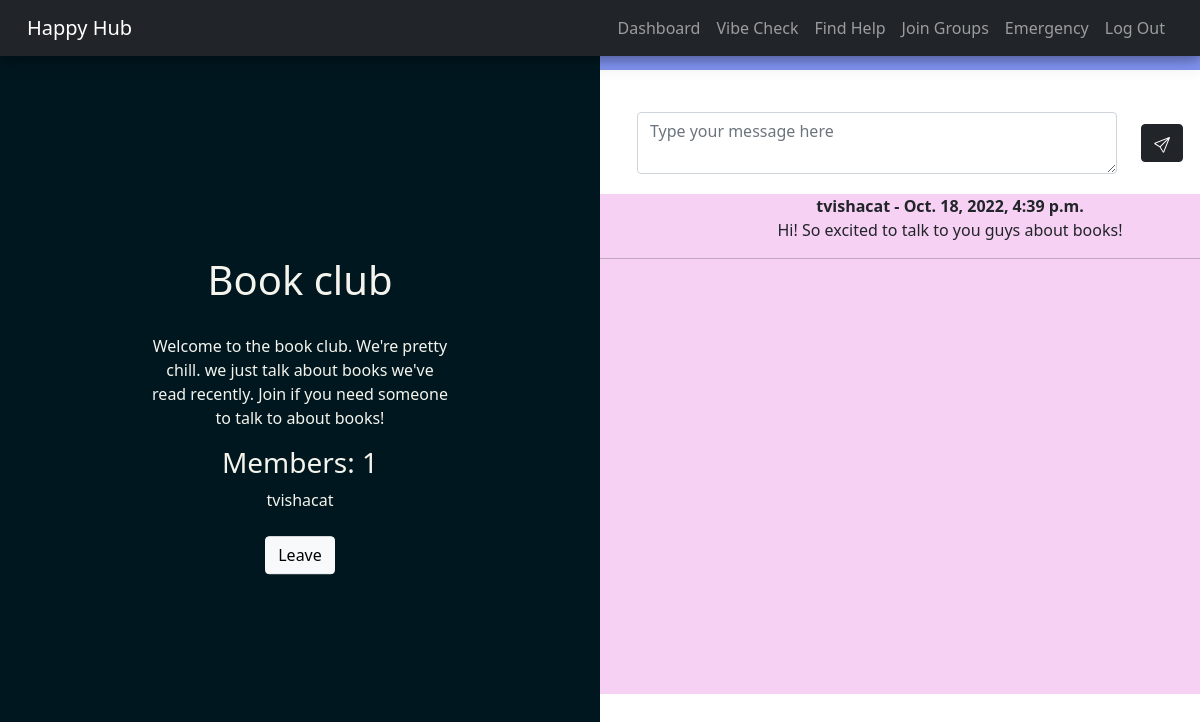
/app2/groupChat/14/ (signed in), run on the app's committed database.
### APP/models.py (models this page shows, shortened)
class ChatGroup(models.Model):
    name = models.CharField(max_length=50, default='', unique = True)
    created_at = models.DateTimeField(default=timezone.now)
    description = models.CharField(max_length=300, default='')
    members = models.ManyToManyField(User, through='GroupMembership')

class GroupMembership(models.Model):
    user = models.ForeignKey(User, on_delete=models.CASCADE)
    group = models.ForeignKey(ChatGroup, on_delete=models.CASCADE)
    date_joined = models.DateField(default=timezone.now)

class User(models.Model):
    username = models.CharField(max_length=30, unique=True)
    email = models.CharField(max_length=60, unique=True)
    fname = models.CharField(max_length=30)
    lname = models.CharField(max_length=30)
    contact = models.CharField(max_length=60)
    phone = models.CharField(max_length=10, default='')
    password = models.CharField(max_length=1000)
    created_at = models.DateTimeField(default=timezone.now)
    updated_at = models.DateTimeField(default=timezone.now)
    salt = models.CharField(max_length=1023)

class Message(models.Model):
    user = models.ForeignKey(User, on_delete=models.CASCADE)
    group = models.ForeignKey(ChatGroup, on_delete=models.CASCADE)
    message = models.TextField()
    date = models.DateTimeField(auto_now_add=True)

### APP/views.py (the view, shortened to what this page needs)
# urls.py: path('groupChat/<int:group_id>/', views.groupChat, name="groupChat"),
def groupChat(request, group_id):
    if not request.session.get('logged_in'):
        return redirect('/app2/login')
    else:
        username = request.session.get("username")
        user = User.objects.get(username=request.session["username"])
        group = ChatGroup.objects.get(id=group_id)
        class Id():
            def __init__(self, id):
                self.id = id
        id = Id(group_id)
        n=0
        for g in GroupMembership.objects.filter(group = group):
                n = n+1
        context = {
            "chat" : Message.objects.filter(group=group),
            "id" : id,
            "group" : group,
            "number" : n,
            "members" : GroupMembership.objects.filter(group = group)
        }
        return render(request, 'groupChat.html', context)

### APP/templates/groupChat.html (shortened to what this page needs)
{% extends 'main.html' %}
{% block content %}
<div class="split left">
    <div class="centered">
        <h1 style="margin:30px;">{{group.name}}</h1>
        <p>{{group.description}}</p>
        <h3>Members: {{number}}</h3>
            {% for m in members %}
               {{m.user.username}}
               <br>
            {% endfor %}
        <br>
        <form action="{% url 'leaveGroup' %}" method="post" id="join">
            <button class="btn btn-light" type = "submit">Leave</button>
        </form>
    </div>
  </div>
  <div class="split right">
    <div class=" cent-right">
        <center>
        <br>
        <br><br>
        <div class="write">
            <form class="message-write" action="{% url 'groupChat' id.id %}" method="post">
                <textarea style="display: inline-block; vertical-align: middle; margin: 20px; width: 30rem;" class="form-control" type="text" placeholder="Type your message here" name="message"></textarea>
                <button style="display: inline-block;" class="btn btn-dark" type="submit"></button>
            </form>
        </div>
        <div class="chat">
            {% for c in chat %}
            <strong>
                {{ c.user.username }} -
                {{ c.date }}
            </strong>
            <br/>
            {{ c.message }}
            <hr>
            {% endfor %}
        </div>
    </center>
    </div>
  </div>
{% endblock %}

### APP/static/css/main2.css (style rules this page uses)
html { background-color:#5C82A0; background-size: cover; }
body { position: relative; overflow-x: hidden; background-size: cover; background-color: #8093F1; }
body, html { height: 100%; }
.split { height: 100%; width: 50%; position: fixed; z-index: 1; top: 0; overflow-x: hidden; padding-top: 20px; }
.left { left: 0; background-color: #00171F; color: #F4F4ED; }
.right { right: 0; }
.centered { position: absolute; top: 50%; left: 50%; transform: translate(-50%, -50%); text-align: center; }
.chat { height: 500px; width: 700px; position: relative; overflow-x: hidden; overflow-y: scroll; background-color: #F6D1F3; }
.write { display: flex; justify-content: center; align-items: center; align-content: center; align-self: center; vertical-align: middle; }

### data on the page
ChatGroup: name "Book club", description "Welcome to the book club. We're pretty chill. we just talk about books we've read recently. Join if you need someone to talk to about books!"
GroupMembership: user.username "tvishacat"
Message: user.username "tvishacat", date "Oct. 18, 2022, 4:39 p.m.", message "Hi! So excited to talk to you guys about books!"

### other printed values
{{ number }} "1"
